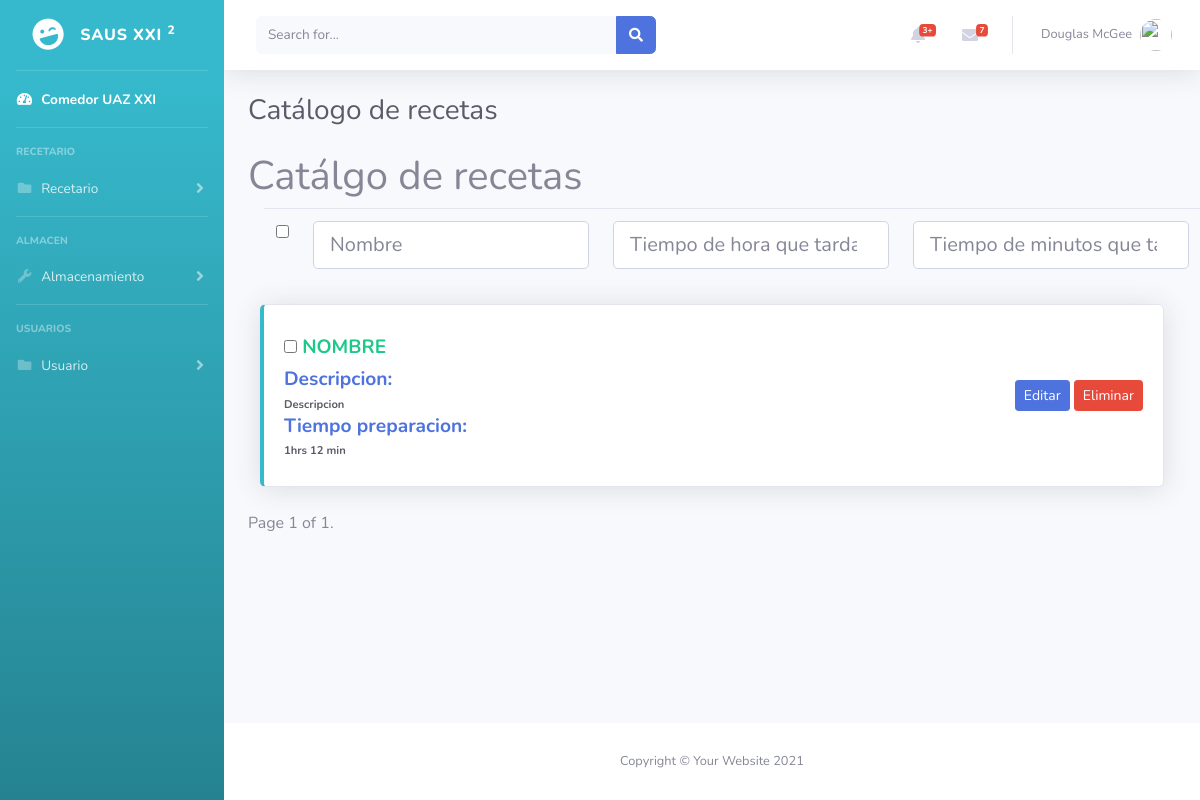
Before: /recetario/ (signed in) with the older database file.
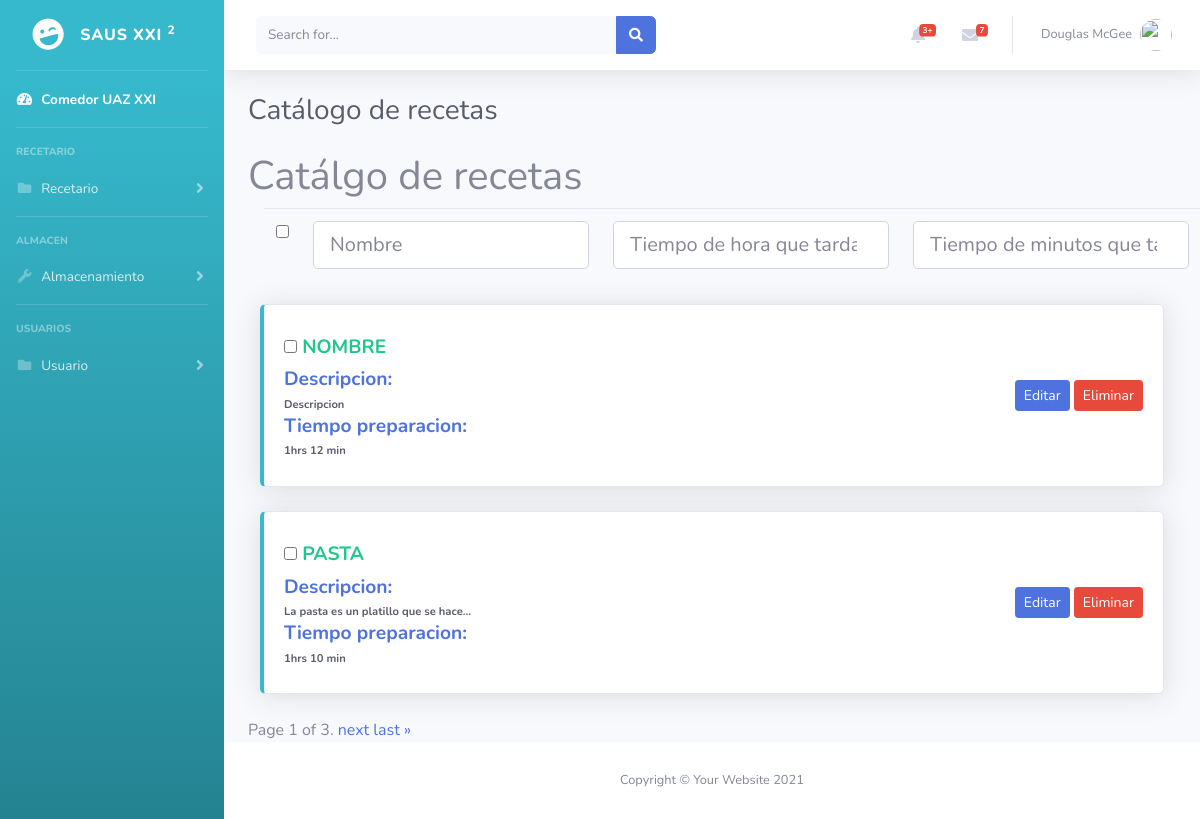
After: the same page with the newer database file.
### recetario/models.py (models this page shows, shortened)
class Receta(models.Model):
    nombre = models.CharField(max_length=80)
    descripcion = models.CharField(max_length=160)
    hora = models.SmallIntegerField('Hora(s)')
    minuto = models.SmallIntegerField('Minuto(s)')
    ingredientes = models.TextField(blank=True, null=True)
    instrucciones = models.TextField(blank=True, null=True)
    imagen = models.ImageField('Foto de perfil', upload_to='img_recetas', blank=True, null=True, validators=[imagen_validador])

### recetario/views.py (the view)
# urls.py: path('', views.ListRecetas.as_view(), name='lista_recetas'),
class ListRecetas(LoginRequiredMixin, ListView):
    paginate_by = 2
    model = Receta
    extra_context = {'form': FiltrosReceta}

### recetario/templates/recetario/receta_list.html (shortened to what this page needs)
{% extends 'base.html' %}
{% block titulo %}
    Catálogo de recetas
{% endblock titulo %}
{% block contenido %}
    <h1>
        Catálgo de recetas
    </h1>
    <form class="d-none d-sm-inline-block form-inline mr-auto
        ml-md-3 my-2 my-md-0 mw-100 navbar-search"
        action="{% url 'buscar_receta' %}" method="post" id="form">
        <table class="table">
            <tr>
                <td>
                    <input type="checkbox" name="todos" id="todos">
                </td>
                <td>{{form.nombre}}</td>
                <td>{{form.hora}}</td>
                <td>{{form.minuto}}</td>
            </tr>
        </table>
    </form>
        {% for recetario in object_list %}
            <div class="col-xl-auto col-md-6 mb-4">
                <div class="card border-left-info shadow h-100 py-2">
                    <div class="card-body">
                        <div class="row no-gutters align-items-center">
                            <div class="col mr-1">
                                <div class="text-lg font-weight-bold text-success
                                    text-uppercase mb-1">
                                    <input type="checkbox" name="{{recetario.id}}">
                                    {{recetario.nombre}}
                                </div>
                                <div class="text-lg font-weight-bold text-primary mb-1">
                                    Descripcion:
                                </div>
                                <div class="h5 mb-0 text-xs font-weight-bold text-gray-800">
                                    {{recetario.descripcion}}
                                </div>
                                <div class="text-lg font-weight-bold text-primary mb-1">
                                    Tiempo preparacion:
                                </div>
                                <div class="h5 mb-0 text-xs font-weight-bold text-gray-800">
                                    {{recetario.hora}}hrs {{recetario.minuto}} min
                                </div>
                            </div>
                            <div class="col-auto">
                                <a class="btn btn-sm btn-primary"
                                    href="{% url 'editar_receta' recetario.id %}">
                                    Editar
                                </a>
                                <a class="btn btn-sm btn-danger"
                                    href="{% url 'eliminar_receta' recetario.id %}">
                                    Eliminar
                                </a>
                            </div>
                        </div>
                    </div>
                </div>
            </div>
        {% endfor %}
    <div class="pagination">
        <span class="step-links">
            <span class="current">
                Page {{ page_obj.number }} of {{ page_obj.paginator.num_pages }}.
            </span>
            {% if page_obj.has_next %}
                <a href="?page={{ page_obj.next_page_number }}">next</a>
                <a href="?page={{ page_obj.paginator.num_pages }}">last &raquo;</a>
            {% endif %}
        </span>
    </div>
{% endblock contenido %}

### recetario/templates/base.html (shortened to what this page needs)
{% load static %}
<!DOCTYPE html>
<html lang="en">
    <head>
        <link href="{% static 'css/all.min.css' %}" rel="stylesheet"
            type="text/css">
        <link href="{% static 'css/sb-admin-2.min.css' %}" rel="stylesheet">
    </head>
    <body id="page-top">
        <div id="wrapper">
            <ul class="navbar-nav bg-gradient-info sidebar sidebar-dark
                accordion" id="accordionSidebar">
                <a class="sidebar-brand d-flex align-items-center
                    justify-content-center" href="{% url 'bienvenida' %}">
                    <div class="sidebar-brand-icon rotate-n-15">
                        <i class="fas fa-laugh-wink"></i>
                    </div>
                    <div class="sidebar-brand-text mx-3">SAUS XXI <sup>2</sup></div>
                </a>
                <hr class="sidebar-divider my-0">
                <li class="nav-item active">
                    <a class="nav-link" href="{% url 'bienvenida' %}">
                        <i class="fas fa-fw fa-tachometer-alt"></i>
                        <span>Comedor UAZ XXI</span></a>
                </li>
                <hr class="sidebar-divider">
                <div class="sidebar-heading">
                    Recetario
                </div>
                <li class="nav-item">
                    <a class="nav-link collapsed" href="#"
                        data-toggle="collapse" data-target="#collapseTwo"
                        aria-expanded="true" aria-controls="collapseTwo">
                        <i class="fas fa-fw fa-folder"></i>
                        <span>Recetario</span>
                    </a>
                </li>
                <hr class="sidebar-divider">
                <div class="sidebar-heading">
                    Almacen
                </div>
                <li class="nav-item">
                    <a class="nav-link collapsed" href="#" data-toggle="collapse" data-target="#collapseUtilities"
                        aria-expanded="true" aria-controls="collapseUtilities">
                        <i class="fas fa-fw fa-wrench"></i>
                        <span>Almacenamiento</span>
                    </a>
                </li>
                <hr class="sidebar-divider">
                <div class="sidebar-heading">
                    Usuarios
                </div>
                <li class="nav-item">
                    <a class="nav-link collapsed" href="#"
                        data-toggle="collapse" data-target="#collapsePages"
                        aria-expanded="true" aria-controls="collapsePages">
                        <i class="fas fa-fw fa-folder"></i>
                        <span>Usuario</span>
                    </a>
                </li>
            </ul>
            <div id="content-wrapper" class="d-flex flex-column">
                <div id="content">
                    <nav class="navbar navbar-expand navbar-light bg-white
                        topbar mb-4 static-top shadow">
                        <form
                            class="d-none d-sm-inline-block form-inline mr-auto
                            ml-md-3 my-2 my-md-0 mw-100 navbar-search">
                            <div class="input-group">
                                <input type="text" class="form-control bg-light
                                    border-0 small" placeholder="Search for..."
                                    aria-label="Search"
                                    aria-describedby="basic-addon2">
                                <div class="input-group-append">
                                    <button class="btn btn-primary"
                                        type="button">
                                        <i class="fas fa-search fa-sm"></i>
                                    </button>
                                </div>
                            </div>
                        </form>
                        <ul class="navbar-nav ml-auto">
                            <li class="nav-item dropdown no-arrow mx-1">
                                <a class="nav-link dropdown-toggle" href="#"
                                    id="alertsDropdown" role="button"
                                    data-toggle="dropdown" aria-haspopup="true"
                                    aria-expanded="false">
                                    <i class="fas fa-bell fa-fw"></i>
                                    <span class="badge badge-danger
                                        badge-counter">3+</span>
                                </a>
                            </li>
                            <li class="nav-item dropdown no-arrow mx-1">
                                <a class="nav-link dropdown-toggle" href="#"
                                    id="messagesDropdown" role="button"
                                    data-toggle="dropdown" aria-haspopup="true"
                                    aria-expanded="false">
                                    <i class="fas fa-envelope fa-fw"></i>
                                    <span class="badge badge-danger
                                        badge-counter">7</span>
                                </a>
                            </li>
                            <li class="nav-item dropdown no-arrow">
                                <a class="nav-link dropdown-toggle" href="#"
                                    id="userDropdown" role="button"
                                    data-toggle="dropdown" aria-haspopup="true"
                                    aria-expanded="false">
                                    <span class="mr-2 d-none d-lg-inline
                                        text-gray-600 small">Douglas McGee</span>
                                    <img class="img-profile rounded-circle"
                                        src="img/undraw_profile.svg">
                                </a>
                            </li>
                        </ul>
                    </nav>
                    <div class="container-fluid">
                        <div class="d-sm-flex align-items-center
                            justify-content-between mb-4">
                            <h1 class="h3 mb-0 text-gray-800">
                                {% block titulo %}
                                {% endblock titulo %}
                            </h1>
                        </div>
                        <div>
                            {% block contenido %}
                            {% endblock contenido %}
                        </div>
                    </div>
                </div>
                <footer class="sticky-footer bg-white">
                    <div class="container my-auto">
                        <div class="copyright text-center my-auto">
                            <span>Copyright &copy; Your Website 2021</span>
                        </div>
                    </div>
                </footer>
            </div>
        </div>
    </body>
</html>

Changed rows visible on the page:
added Receta: nombre "PASTA", descripcion "La pasta es un platillo que se hace...", hora "1", minuto "10"
Other visible differences:
{{ page_obj.paginator.num_pages }}: "1" → "3"
text now shown: "next last »"
